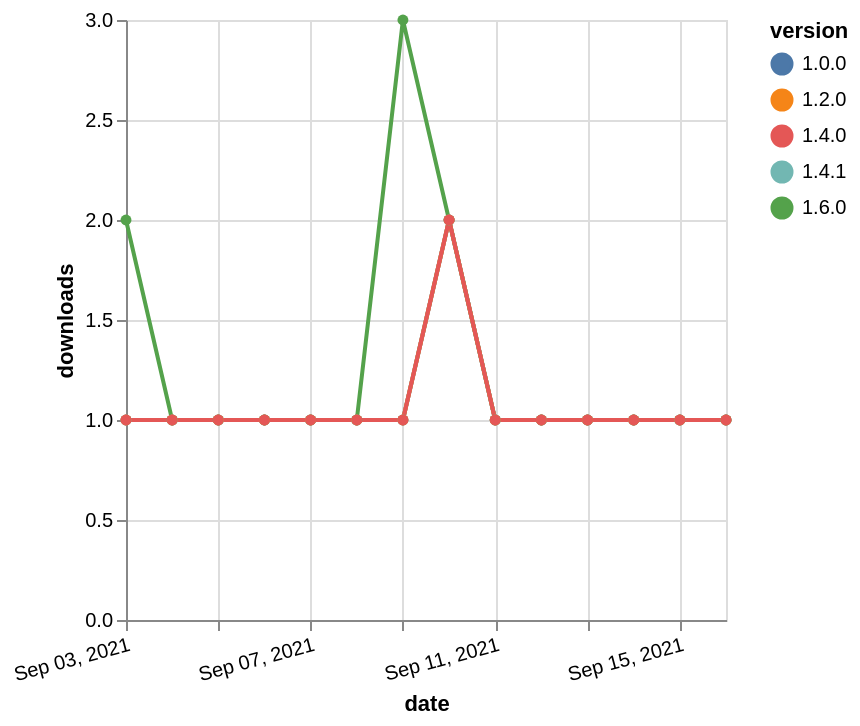

Express this chart as Vega-Lite.
### Vega-Lite specification from a JSON file in a GitHub repository (floating-point values rounded to 4 significant figures)
{"$schema": "https://vega.github.io/schema/vega-lite/v5.json", "description": "A simple bar chart with embedded data.", "data": {"values": [{"date": "2021-09-03", "total": 122, "delta": 2, "version": "1.6.0"}, {"date": "2021-09-04", "total": 123, "delta": 1, "version": "1.6.0"}, {"date": "2021-09-05", "total": 124, "delta": 1, "version": "1.6.0"}, {"date": "2021-09-06", "total": 125, "delta": 1, "version": "1.6.0"}, {"date": "2021-09-07", "total": 126, "delta": 1, "version": "1.6.0"}, {"date": "2021-09-08", "total": 127, "delta": 1, "version": "1.6.0"}, {"date": "2021-09-09", "total": 130, "delta": 3, "version": "1.6.0"}, {"date": "2021-09-10", "total": 132, "delta": 2, "version": "1.6.0"}, {"date": "2021-09-11", "total": 133, "delta": 1, "version": "1.6.0"}, {"date": "2021-09-12", "total": 134, "delta": 1, "version": "1.6.0"}, {"date": "2021-09-13", "total": 135, "delta": 1, "version": "1.6.0"}, {"date": "2021-09-14", "total": 136, "delta": 1, "version": "1.6.0"}, {"date": "2021-09-15", "total": 137, "delta": 1, "version": "1.6.0"}, {"date": "2021-09-16", "total": 138, "delta": 1, "version": "1.6.0"}, {"date": "2021-09-03", "total": 189, "delta": 1, "version": "1.0.0"}, {"date": "2021-09-04", "total": 190, "delta": 1, "version": "1.0.0"}, {"date": "2021-09-05", "total": 191, "delta": 1, "version": "1.0.0"}, {"date": "2021-09-06", "total": 192, "delta": 1, "version": "1.0.0"}, {"date": "2021-09-07", "total": 193, "delta": 1, "version": "1.0.0"}, {"date": "2021-09-08", "total": 194, "delta": 1, "version": "1.0.0"}, {"date": "2021-09-09", "total": 195, "delta": 1, "version": "1.0.0"}, {"date": "2021-09-10", "total": 197, "delta": 2, "version": "1.0.0"}, {"date": "2021-09-11", "total": 198, "delta": 1, "version": "1.0.0"}, {"date": "2021-09-12", "total": 199, "delta": 1, "version": "1.0.0"}, {"date": "2021-09-13", "total": 200, "delta": 1, "version": "1.0.0"}, {"date": "2021-09-14", "total": 201, "delta": 1, "version": "1.0.0"}, {"date": "2021-09-15", "total": 202, "delta": 1, "version": "1.0.0"}, {"date": "2021-09-16", "total": 203, "delta": 1, "version": "1.0.0"}, {"date": "2021-09-03", "total": 133, "delta": 1, "version": "1.4.1"}, {"date": "2021-09-04", "total": 134, "delta": 1, "version": "1.4.1"}, {"date": "2021-09-05", "total": 135, "delta": 1, "version": "1.4.1"}, {"date": "2021-09-06", "total": 136, "delta": 1, "version": "1.4.1"}, {"date": "2021-09-07", "total": 137, "delta": 1, "version": "1.4.1"}, {"date": "2021-09-08", "total": 138, "delta": 1, "version": "1.4.1"}, {"date": "2021-09-09", "total": 139, "delta": 1, "version": "1.4.1"}, {"date": "2021-09-10", "total": 141, "delta": 2, "version": "1.4.1"}, {"date": "2021-09-11", "total": 142, "delta": 1, "version": "1.4.1"}, {"date": "2021-09-12", "total": 143, "delta": 1, "version": "1.4.1"}, {"date": "2021-09-13", "total": 144, "delta": 1, "version": "1.4.1"}, {"date": "2021-09-14", "total": 145, "delta": 1, "version": "1.4.1"}, {"date": "2021-09-15", "total": 146, "delta": 1, "version": "1.4.1"}, {"date": "2021-09-16", "total": 147, "delta": 1, "version": "1.4.1"}, {"date": "2021-09-03", "total": 169, "delta": 1, "version": "1.2.0"}, {"date": "2021-09-04", "total": 170, "delta": 1, "version": "1.2.0"}, {"date": "2021-09-05", "total": 171, "delta": 1, "version": "1.2.0"}, {"date": "2021-09-06", "total": 172, "delta": 1, "version": "1.2.0"}, {"date": "2021-09-07", "total": 173, "delta": 1, "version": "1.2.0"}, {"date": "2021-09-08", "total": 174, "delta": 1, "version": "1.2.0"}, {"date": "2021-09-09", "total": 175, "delta": 1, "version": "1.2.0"}, {"date": "2021-09-10", "total": 177, "delta": 2, "version": "1.2.0"}, {"date": "2021-09-11", "total": 178, "delta": 1, "version": "1.2.0"}, {"date": "2021-09-12", "total": 179, "delta": 1, "version": "1.2.0"}, {"date": "2021-09-13", "total": 180, "delta": 1, "version": "1.2.0"}, {"date": "2021-09-14", "total": 181, "delta": 1, "version": "1.2.0"}, {"date": "2021-09-15", "total": 182, "delta": 1, "version": "1.2.0"}, {"date": "2021-09-16", "total": 183, "delta": 1, "version": "1.2.0"}, {"date": "2021-09-03", "total": 151, "delta": 1, "version": "1.4.0"}, {"date": "2021-09-04", "total": 152, "delta": 1, "version": "1.4.0"}, {"date": "2021-09-05", "total": 153, "delta": 1, "version": "1.4.0"}, {"date": "2021-09-06", "total": 154, "delta": 1, "version": "1.4.0"}, {"date": "2021-09-07", "total": 155, "delta": 1, "version": "1.4.0"}, {"date": "2021-09-08", "total": 156, "delta": 1, "version": "1.4.0"}, {"date": "2021-09-09", "total": 157, "delta": 1, "version": "1.4.0"}, {"date": "2021-09-10", "total": 159, "delta": 2, "version": "1.4.0"}, {"date": "2021-09-11", "total": 160, "delta": 1, "version": "1.4.0"}, {"date": "2021-09-12", "total": 161, "delta": 1, "version": "1.4.0"}, {"date": "2021-09-13", "total": 162, "delta": 1, "version": "1.4.0"}, {"date": "2021-09-14", "total": 163, "delta": 1, "version": "1.4.0"}, {"date": "2021-09-15", "total": 164, "delta": 1, "version": "1.4.0"}, {"date": "2021-09-16", "total": 165, "delta": 1, "version": "1.4.0"}]}, "width": "container", "mark": {"type": "line", "point": {"filled": true}}, "encoding": {"x": {"field": "date", "type": "temporal", "timeUnit": "yearmonthdate", "title": "date", "axis": {"labelAngle": -15}}, "y": {"field": "delta", "type": "quantitative", "title": "downloads"}, "color": {"field": "version", "type": "nominal"}, "tooltip": {"field": "delta"}}}
